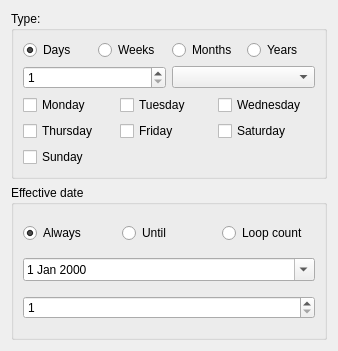
<?xml version="1.0" encoding="UTF-8"?>
<ui version="4.0">
 <class>CFrmCustomActivity</class>
 <widget class="QWidget" name="CFrmCustomActivity">
  <property name="geometry">
   <rect>
    <x>0</x>
    <y>0</y>
    <width>338</width>
    <height>351</height>
   </rect>
  </property>
  <property name="windowTitle">
   <string>Custom</string>
  </property>
  <layout class="QGridLayout" name="gridLayout_3">
   <item row="0" column="0">
    <widget class="QGroupBox" name="groupBox">
     <property name="title">
      <string>Type:</string>
     </property>
     <layout class="QGridLayout" name="gridLayout_2">
      <item row="0" column="0">
       <layout class="QHBoxLayout" name="horizontalLayout">
        <item>
         <widget class="QRadioButton" name="rbDays">
          <property name="text">
           <string>Days</string>
          </property>
          <property name="checked">
           <bool>true</bool>
          </property>
         </widget>
        </item>
        <item>
         <widget class="QRadioButton" name="rbWeeks">
          <property name="text">
           <string>Weeks</string>
          </property>
         </widget>
        </item>
        <item>
         <widget class="QRadioButton" name="rbMonths">
          <property name="text">
           <string>Months</string>
          </property>
         </widget>
        </item>
        <item>
         <widget class="QRadioButton" name="rbYears">
          <property name="text">
           <string>Years</string>
          </property>
         </widget>
        </item>
       </layout>
      </item>
      <item row="1" column="0">
       <layout class="QHBoxLayout" name="horizontalLayout_2">
        <item>
         <widget class="QSpinBox" name="spNumber">
          <property name="minimum">
           <number>1</number>
          </property>
         </widget>
        </item>
        <item>
         <widget class="QComboBox" name="cmbType"/>
        </item>
       </layout>
      </item>
      <item row="2" column="0">
       <widget class="QWidget" name="wdtWeek" native="true">
        <layout class="QGridLayout" name="gridLayout">
         <property name="leftMargin">
          <number>0</number>
         </property>
         <property name="topMargin">
          <number>0</number>
         </property>
         <property name="rightMargin">
          <number>0</number>
         </property>
         <property name="bottomMargin">
          <number>0</number>
         </property>
         <property name="horizontalSpacing">
          <number>0</number>
         </property>
         <property name="verticalSpacing">
          <number>6</number>
         </property>
         <item row="0" column="0">
          <layout class="QHBoxLayout" name="horizontalLayout_3">
           <item>
            <widget class="QCheckBox" name="cbMonday">
             <property name="text">
              <string>Monday</string>
             </property>
            </widget>
           </item>
           <item>
            <widget class="QCheckBox" name="cbTuesday">
             <property name="text">
              <string>Tuesday</string>
             </property>
            </widget>
           </item>
           <item>
            <widget class="QCheckBox" name="cbWednesday">
             <property name="text">
              <string>Wednesday</string>
             </property>
            </widget>
           </item>
          </layout>
         </item>
         <item row="1" column="0">
          <layout class="QHBoxLayout" name="horizontalLayout_4">
           <item>
            <widget class="QCheckBox" name="cbThursday">
             <property name="text">
              <string>Thursday</string>
             </property>
            </widget>
           </item>
           <item>
            <widget class="QCheckBox" name="cbFriday">
             <property name="text">
              <string>Friday</string>
             </property>
            </widget>
           </item>
           <item>
            <widget class="QCheckBox" name="cbSaturday">
             <property name="text">
              <string>Saturday</string>
             </property>
            </widget>
           </item>
          </layout>
         </item>
         <item row="2" column="0">
          <widget class="QCheckBox" name="cbSunday">
           <property name="text">
            <string>Sunday</string>
           </property>
          </widget>
         </item>
        </layout>
       </widget>
      </item>
     </layout>
    </widget>
   </item>
   <item row="1" column="0">
    <widget class="QGroupBox" name="groupBox_2">
     <property name="title">
      <string>Effective date</string>
     </property>
     <layout class="QGridLayout" name="gridLayout_4">
      <item row="0" column="1">
       <layout class="QHBoxLayout" name="horizontalLayout_5">
        <item>
         <widget class="QRadioButton" name="rbAlways">
          <property name="text">
           <string>Always</string>
          </property>
          <property name="checked">
           <bool>true</bool>
          </property>
         </widget>
        </item>
        <item>
         <widget class="QRadioButton" name="rbUntil">
          <property name="text">
           <string>Until</string>
          </property>
         </widget>
        </item>
        <item>
         <widget class="QRadioButton" name="rbLoopCount">
          <property name="text">
           <string>Loop count</string>
          </property>
         </widget>
        </item>
       </layout>
      </item>
      <item row="1" column="1">
       <widget class="QDateEdit" name="deUntil">
        <property name="calendarPopup">
         <bool>true</bool>
        </property>
       </widget>
      </item>
      <item row="2" column="1">
       <widget class="QSpinBox" name="spCount">
        <property name="minimum">
         <number>1</number>
        </property>
       </widget>
      </item>
     </layout>
    </widget>
   </item>
  </layout>
 </widget>
 <resources/>
 <connections/>
</ui>
